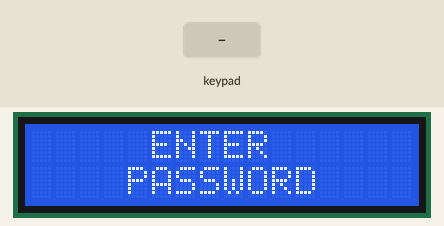
This sketch was run on a simulated Arduino Uno, built with avr-gcc and run on an emulated ATmega328P. On the bench: 16×2 character LCD. The test bench sets the inputs (shaded band).

Above: at 1.2 s.
1.3 s: keypad keys 1 2 3 4 # pressed 0.4 s apart
At 4.2 s:
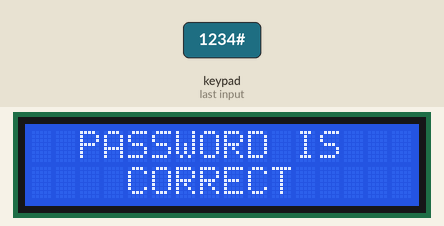
4.8 s: key '#' pressed
At 5.5 s:
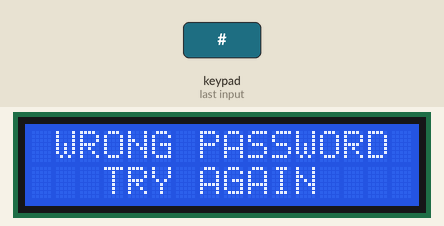
6.4 s: key '*' pressed
At 6.8 s:
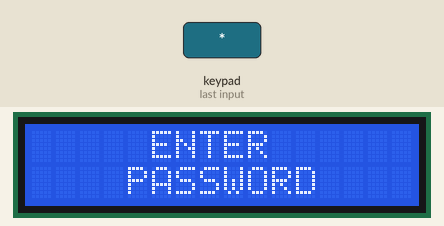
7.9 s: keypad keys 1 2 3 4 A pressed 0.4 s apart
At 10.0 s:
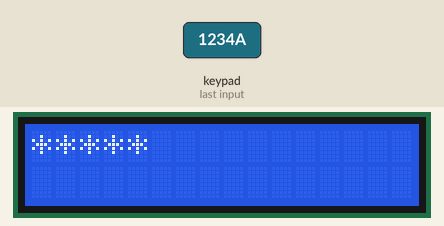
11.4 s: keypad keys 1 2 3 4 D pressed 0.4 s apart
At 13.8 s:
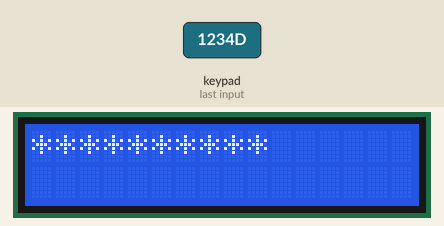
14.9 s: keypad keys 2 3 4 5 # pressed 0.4 s apart
At 17.0 s:
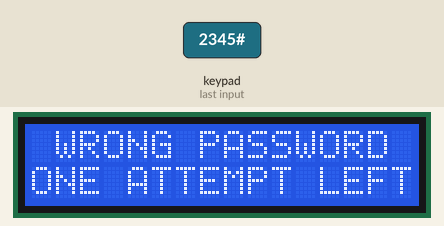
Timing chart, 0 to 18.5 s (numbered marks = the images above; inputs shaded):
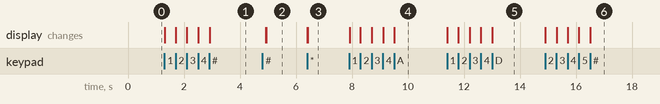

Measured:
- after the input at 1.3 s, the display: first changes at once (image 1 shows a later state)
- after the input at 4.8 s, the display: first differs from a run without the input after 0.14 s (image 2)
- after the input at 6.4 s, the display: first changes at once (image 3 shows a later state)
- after the input at 7.9 s, the display: first changes at once (image 4 shows a later state)
- after the input at 11.4 s, the display: first changes at once (image 5 shows a later state)
- after the input at 14.9 s, the display: first changes at once (image 6 shows a later state)

The sketch:

26_KeypadundLCD.ino
```cpp
/*


        _          _ ______ _____ _____
       (_)        | |  ____|  __ \_   _|
  _ __  ___  _____| | |__  | |  | || |
 | '_ \| \ \/ / _ \ |  __| | |  | || |
 | |_) | |>  <  __/ | |____| |__| || |_
 | .__/|_/_/\_\___|_|______|_____/_____|
 | |
 |_|

www.pixeledi.eu | https://linktr.ee/pixeledi
Keypad & LCD | V1.0 | 10.2022

Keypad Example from Library Chris--A:
https://github.com/Chris--A/Keypad/blob/master/examples/CustomKeypad/CustomKeypad.ino

*/

#include <LiquidCrystal.h>
#include <Keypad.h>

LiquidCrystal lcd(8, 9, 10, 11, 12, 13);

int pwTries = 1;
bool pwEnter = true;
bool lcdEmpty = true;

const byte ROWS = 4; //four rows
const byte COLUMNS = 4; //four columns
//define the symbols on the buttons of the keypads
char hexaKeys[ROWS][COLUMNS] = {
  {'1', '2', '3', 'A'},
  {'4', '5', '6', 'B'},
  {'7', '8', '9', 'C'},
  {'*', '0', '#', 'D'}
};
byte rowPins[ROWS] = {2,3,4,5}; //connect to the row pinouts of the keypad
byte colPins[COLUMNS] = {6,7,A1,A0}; //connect to the column pinouts of the keypad

Keypad keypad = Keypad( makeKeymap(hexaKeys), rowPins, colPins, ROWS, COLUMNS );

const String password = "1234"; // change your password here
String input_password;

void setup() {
  Serial.begin(9600);
  lcd.begin(16, 2);
  input_password.reserve(32); // maximum input characters is 33, change if needed
}

void loop() {
  char key = keypad.getKey();

  if (pwEnter) {
    lcd.clear();
    lcd.setCursor(5, 0);
    lcd.print("ENTER");
    lcd.setCursor(4, 1);
    lcd.print("PASSWORD");
    pwEnter = false;
  }

  if (key) {
    if (lcdEmpty) {
      lcd.clear();
      lcdEmpty = false;
    }

    if (key != '*' && key != '#') {
      lcd.print("*");
    }

    if (key == '*') {
      input_password = ""; // clear input password
      pwEnter = true;
      lcdEmpty = true;

    } else if (key == '#') {
      if (password == input_password) {
        lcd.clear();
        lcd.setCursor(2, 0);
        lcd.print("PASSWORD IS");
        lcd.setCursor(4, 1);
        lcd.print("CORRECT");
        pwEnter = true;
        lcdEmpty = true;
        delay(2000);
        // DO YOUR WORK HERE

      } else {

        switch (pwTries) {
          case 1:
            lcd.clear();
            lcd.setCursor(1, 0);
            lcd.print("WRONG PASSWORD");
            lcd.setCursor(3, 1);
            lcd.print("TRY AGAIN");
            lcdEmpty = true;
            pwTries ++;
            break;
          case 2:
            lcd.clear();
            lcd.setCursor(1, 0);
            lcd.print("WRONG PASSWORD");
            lcd.setCursor(0, 1);
            lcd.print("ONE ATTEMPT LEFT");
            lcdEmpty = true;
            pwTries ++;
            break;
          case 3:
            for (int i = 0; i < 10; i++) {
              lcd.clear();
              lcd.setCursor(1, 0);
              lcd.print("WRONG PASSWORD");
              lcd.setCursor(0, 1);
              lcd.print("LOCKED FOR");
              lcd.setCursor(11, 1);
              lcd.print(10 - i);
              lcd.print(" s");
              delay(1000);
            }
            pwTries = 1;
            pwEnter = true;
            lcdEmpty = true;
            break;
        }

      }

      input_password = ""; // clear input password

    } else {
      input_password += key; // append new character to input password string
    }
  }
}
```
